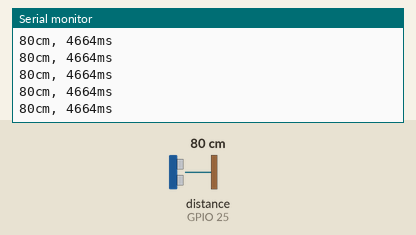
Recording of a sketch running on a simulated ESP32. Parts: the last lines printed to the serial monitor. Wiring (inferred from the names in the program): ultrasonic range finder: trigger GPIO 25; echo GPIO 25. The test bench sets the inputs (shaded band); at power-on: distance to the obstacle (sensor on GPIO 25) 80 cm. The echo pulse lasts 58.3 µs per cm.

Above: at 1.2 s.
1.3 s: distance to the obstacle (sensor on GPIO 25) set to 2 cm
At 1.7 s:
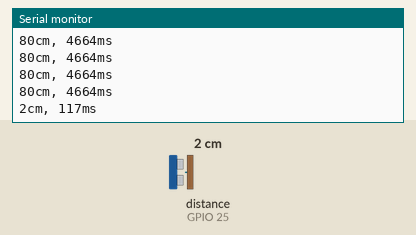
2.8 s: distance to the obstacle (sensor on GPIO 25) set to 4 cm
At 2.9 s:
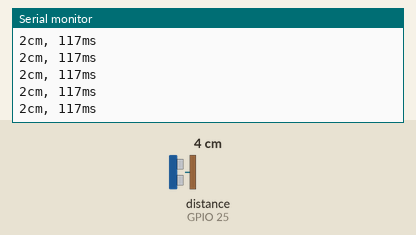
Timing chart, 0 to 5.8 s (numbered marks = the images above; inputs shaded):
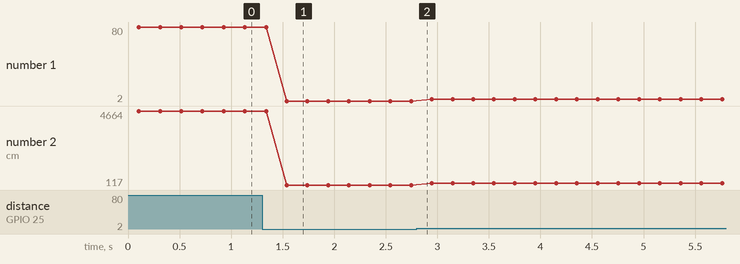

The sketch:

Sonar_com_MEC554_PING_ou_HC-SR04.ino
```cpp
/*
Conecte o pino GPIO25 do ESP32 ao Signal (ou Data) do sonar
*/

// this constant won't change. It's the pin number of the sensor's output:
const int pingPin = 25;

void setup() {
  // initialize serial communication:
  Serial.begin(9600);
}

void loop() {
  long duration, inches, cm;

  duration = 25000;
  while (duration > 24000) {
    duration = DoSonarPing();
    delay(100);
  }

  // convert the time into a distance
  //inches = microsecondsToInches(duration);
  cm = microsecondsToCentimeters(duration);

  //Serial.print(inches);
  //Serial.print("in, ");
  Serial.print(cm);
  Serial.print("cm, ");
  Serial.print(duration);
  Serial.print("ms");
  Serial.println();

  delay(100);
}

long DoSonarPing(){
  // establish variables for duration of the ping, and the distance result
  // in inches and centimeters:
  long duration;

  // The PING))) is triggered by a HIGH pulse of 2 or more microseconds.
  // Give a short LOW pulse beforehand to ensure a clean HIGH pulse:
  pinMode(pingPin, OUTPUT);
  digitalWrite(pingPin, LOW);
  delayMicroseconds(2);
  digitalWrite(pingPin, HIGH);
  delayMicroseconds(5);
  digitalWrite(pingPin, LOW);

  // The same pin is used to read the signal from the PING))): a HIGH pulse
  // whose duration is the time (in microseconds) from the sending of the ping
  // to the reception of its echo off of an object.
  pinMode(pingPin, INPUT);
  duration = pulseIn(pingPin, HIGH);
  return duration;
}

long microsecondsToInches(long microseconds) {
  // According to Parallax's datasheet for the PING))), there are 73.746
  // microseconds per inch (i.e. sound travels at 1130 feet per second).
  // This gives the distance travelled by the ping, outbound and return,
  // so we divide by 2 to get the distance of the obstacle.
  // See: https://www.parallax.com/package/ping-ultrasonic-distance-sensor-downloads/
  return microseconds / 74 / 2;
}

long microsecondsToCentimeters(long microseconds) {
  // The speed of sound is 340 m/s or 29 microseconds per centimeter.
  // The ping travels out and back, so to find the distance of the object we
  // take half of the distance travelled.
  return microseconds / 29 / 2;
}
```

Measured:
- after the input at 1.3 s, the serial monitor: prints a new line after 0.24 s (image 1)
- plotted number 1: 80 → 2 after the input at 1.3 s, 2 → 4 after the input at 2.8 s
- plotted number 2: 4664 → 117 after the input at 1.3 s, 117 → 234 after the input at 2.8 s
